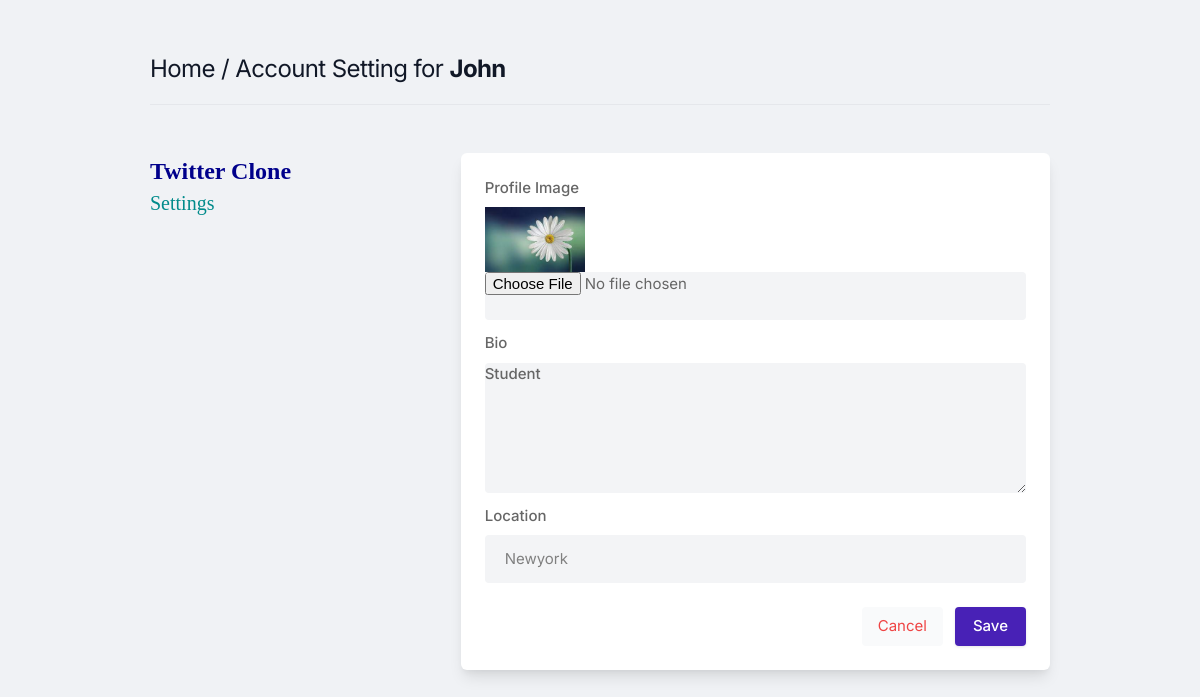
/settings (signed in), run on the app's committed database.
### twapp/models.py (models this page shows, shortened)
class Profile(models.Model):
    user = models.ForeignKey(User, on_delete=models.CASCADE)
    id_user = models.IntegerField()
    bio = models.TextField(blank=True)
    profileimg = models.ImageField(upload_to='profile_images', default='blank-profile-picture.png')
    location = models.CharField(max_length=100, blank=True)

### twapp/views.py (the view, shortened to what this page needs)
# urls.py: path('settings', views.settings, name='settings'),
@login_required(login_url='signin')
def settings(request):
    user_profile = Profile.objects.get(user=request.user)
    return render(request, 'setting.html', {'user_profile': user_profile})

### templates/setting.html (shortened to what this page needs)
{% load static %}
<!DOCTYPE html>
<html lang="en">
<head>
    <link rel="stylesheet" href="{% static 'assets/css/icons.css' %}">
    <link rel="stylesheet" href="{% static 'assets/css/uikit.css' %}">
    <link rel="stylesheet" href="{% static 'assets/css/style.css' %}">
    <link rel="stylesheet" href="{% static 'assets/css/tailwind.css' %}">
</head>
<body>
    <div class="container m-auto">
        <h1 class="text-2xl leading-none text-gray-900 tracking-tight mt-3"><a href="/">Home</a> / Account Setting for
            <b>{{user.username}}</b>
        </h1>
        <br>
        <hr>
        <div class="grid lg:grid-cols-3 mt-12 gap-8">
            <div>
                <a href="/">
                    <b>
                        <h1 style="font-size: 1.5rem; color: darkblue; font-family: 'Bookman Old Style', serif;">
                            Twitter Clone</h1>
                    </b>
                </a>
                <h3 class="text-xl mb-2 " style="color: darkcyan; font-family: 'Bookman Old Style', serif;"> Settings
                </h3>
            </div>
            <div class="bg-white rounded-md lg:shadow-lg shadow col-span-2">
                <form action="" method="POST" enctype="multipart/form-data">
                    <div class="grid grid-cols-2 gap-3 lg:p-6 p-4">
                        <div class="col-span-2">
                            <label for=""> Profile Image</label>
                            <img width="100" height="100" src="{{user_profile.profileimg.url}}" />
                            <input type="file" name="image" value="" class="shadow-none bg-gray-100">
                        </div>
                        <div class="col-span-2">
                            <label for="about">Bio</label>
                            <textarea id="about" name="bio" rows="3"
                                class="shadow-none bg-gray-100">{{user_profile.bio}}</textarea>
                        </div>
                        <div class="col-span-2">
                            <label for=""> Location</label>
                            <input type="text" name="location" value="{{user_profile.location}}"
                                class="shadow-none bg-gray-100">
                        </div>
                    </div>
                    <div class="bg-gray-10 p-6 pt-0 flex justify-end space-x-3">
                        <button class="p-2 px-4 rounded bg-gray-50 text-red-500"> <a href="/">Cancel</a> </button>
                        <button type="submit" class="button bg-blue-700"> Save </button>
                    </div>
                </form>
            </div>
        </div>
        <br>
    </div>
</body>
</html>

### static/assets/css/style.css (style rules this page uses)
body { background-image: url('https://images.unsplash.com/photo-1620121692029-d088224ddc74?ixlib=rb-4.0.3&ixid=MnwxMjA3fDB8MHxzZWFyY2h8MXx8d2luZG93cyUyMDEwJTIwd2FsbHBhcGVyfGVufDB8fDB8fA%3D%3D&auto=format&fit=crop&w=500&q=60')!important; background-size: cover; background-repeat: repeat-y; background-position: center center; background-color: #1b4a9c; }
button { vertical-align: middle; }
span.button, button.button { background-color: #4821b6; top: 0; color: #fff; position: relative; padding: 8px 18px; line-height: 22px; position: relative; font-weight: 500; font-size: 15px; display: inline-block; -webkit-transition: all 0.2s ease-in-out; transition: all 0.2s ease-in-out; cursor: pointer; overflow: hidden; border: none; border-radius: 4px; -webkit-box-shadow: 0 1px 3px rgba(0, 0, 0, 0.1); box-shadow: 0 1px 3px rgba(0, 0, 0, 0.1); }
input { height: 48px; line-height: 48px; padding: 0 20px; outline: none; font-size: 15px; color: #808080; max-width: 100%; width: 100%; -webkit-box-sizing: border-box; box-sizing: border-box; display: block; font-weight: 400; opacity: 1; border-radius: 4px; border: none; -webkit-box-shadow: 0 1px 4px 0px rgba(0, 0, 0, 0.12); box-shadow: 0 1px 4px 0px rgba(0, 0, 0, 0.12); }
input[type="text"], input[type="password"], input[type="email"], input[type="number"] { height: 48px; line-height: 48px; padding: 0 20px; outline: none; font-size: 15px; color: #808080; max-width: 100%; width: 100%; -webkit-box-sizing: border-box; box-sizing: border-box; display: block; font-weight: 400; opacity: 1; border-radius: 4px; border: none; -webkit-box-shadow: 0 1px 4px 0px rgba(0, 0, 0, 0.12); box-shadow: 0 1px 4px 0px rgba(0, 0, 0, 0.12); }
textarea { height: 48px; line-height: 48px; padding: 0 20px; outline: none; font-size: 15px; color: #808080; margin: 0 0 16px 0; max-width: 100%; width: 100%; -webkit-box-sizing: border-box; box-sizing: border-box; display: block; background-color: #fff; font-weight: 500; opacity: 1; border-radius: 4px; border: none; -webkit-box-shadow: 0 1px 4px 0px rgba(0, 0, 0, 0.12); box-shadow: 0 1px 4px 0px rgba(0, 0, 0, 0.12); }
input { -webkit-transition: all 0.1s ease-in-out; transition: all 0.1s ease-in-out; }
::placeholder { color: #808080; opacity: 1; }
textarea { height: auto; line-height: 27px; padding: 20px; min-height: 130px; -webkit-transition: none !important; transition: none !important; min-width: 100%; }
label, legend { display: block; font-weight: bold; font-size: 15px; font-weight: 500; margin-bottom: 8px; }
button { border: none; margin: 0; padding: 0; width: auto; overflow: visible; background: transparent; color: inherit; font: inherit; line-height: normal; cursor: pointer; }
a { color: #be185d; -webkit-transition: 0.3s; transition: 0.3s; outline: none !important; }
button { outline: none !important; }
img { max-width: 100%; }
body { color: #666; font-size: 15px; line-height: 27px; background-color: #f0f2f5; font-family: "Inter", sans-serif; text-transform: none; }
h1, h2, h3, h4, h5, h6 { font-family: "Inter", sans-serif; text-transform: none; }
input[type="text"], input[type="password"], input[type="email"] { font-family: "Inter", sans-serif; text-transform: none; }
textarea, select { font-family: "Inter", sans-serif; text-transform: none; }
button, body .pac-container { font-family: "Inter", sans-serif; text-transform: none; }
h1, h2, h3, h4, h5, h6 { color: #333; font-weight: 500; margin: 0; padding: 0; }
h1 { font-size: 32px; }
h3 { font-size: 22px; }
b, strong { font-weight: 700 !important; }
@media (min-width: 1024px) { .container { max-width: 900px !important; padding-top: 45px; } }
.shadow-none { -webkit-box-shadow: none !important; box-shadow: none !important; }

### data on the page
Profile: profileimg (picture), bio "Student", location "Newyork"

### other printed values
{{ user.username }} "John"
